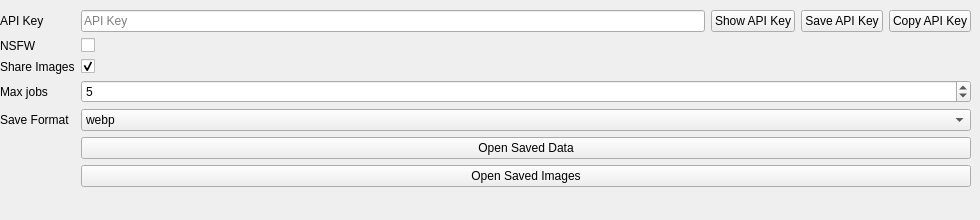
      <widget class="QWidget" name="settings_tab">
       <property name="sizePolicy">
        <sizepolicy hsizetype="Expanding" vsizetype="Expanding">
         <horstretch>0</horstretch>
         <verstretch>0</verstretch>
        </sizepolicy>
       </property>
       <attribute name="icon">
        <iconset theme="QIcon::ThemeIcon::DocumentProperties">
         <normaloff>.</normaloff>.</iconset>
       </attribute>
       <attribute name="title">
        <string>Settings</string>
       </attribute>
       <widget class="QWidget" name="formLayoutWidget">
        <property name="geometry">
         <rect>
          <x>0</x>
          <y>10</y>
          <width>971</width>
          <height>201</height>
         </rect>
        </property>
        <layout class="QFormLayout" name="formLayout_3">
         <property name="verticalSpacing">
          <number>6</number>
         </property>
         <item row="0" column="0">
          <widget class="QLabel" name="APIKeyLabel">
           <property name="text">
            <string>API Key</string>
           </property>
           <property name="scaledContents">
            <bool>false</bool>
           </property>
          </widget>
         </item>
         <item row="0" column="1">
          <layout class="QHBoxLayout" name="horizontalLayout">
           <item>
            <widget class="QLineEdit" name="apiKeyEntry">
             <property name="echoMode">
              <enum>QLineEdit::Normal</enum>
             </property>
             <property name="placeholderText">
              <string>API Key</string>
             </property>
             <property name="clearButtonEnabled">
              <bool>true</bool>
             </property>
            </widget>
           </item>
           <item>
            <widget class="QPushButton" name="showAPIKey">
             <property name="text">
              <string>Show API Key</string>
             </property>
             <property name="icon">
              <iconset theme="QIcon::ThemeIcon::EditFind">
               <normaloff>.</normaloff>.</iconset>
             </property>
            </widget>
           </item>
           <item>
            <widget class="QPushButton" name="saveAPIkey">
             <property name="text">
              <string>Save API Key</string>
             </property>
             <property name="icon">
              <iconset theme="QIcon::ThemeIcon::DocumentSave">
               <normaloff>.</normaloff>.</iconset>
             </property>
            </widget>
           </item>
           <item>
            <widget class="QPushButton" name="copyAPIkey">
             <property name="text">
              <string>Copy API Key</string>
             </property>
             <property name="icon">
              <iconset theme="QIcon::ThemeIcon::EditCopy">
               <normaloff>.</normaloff>.</iconset>
             </property>
             <property name="flat">
              <bool>false</bool>
             </property>
            </widget>
           </item>
          </layout>
         </item>
         <item row="1" column="0">
          <widget class="QLabel" name="NSFWLabel">
           <property name="text">
            <string>NSFW</string>
           </property>
          </widget>
         </item>
         <item row="1" column="1">
          <widget class="QCheckBox" name="NSFWCheckBox">
           <property name="toolTip">
            <string>Whether to allow the generation of NSFW content. Accidental NSFW content will be censored by workers.</string>
           </property>
           <property name="text">
            <string/>
           </property>
           <property name="tristate">
            <bool>false</bool>
           </property>
          </widget>
         </item>
         <item row="2" column="0">
          <widget class="QLabel" name="shareImagesLabel">
           <property name="text">
            <string>Share Images</string>
           </property>
          </widget>
         </item>
         <item row="2" column="1">
          <widget class="QCheckBox" name="shareImagesCheckBox">
           <property name="toolTip">
            <string>Whether to share anonymized images with the horde to help it improve</string>
           </property>
           <property name="checked">
            <bool>true</bool>
           </property>
          </widget>
         </item>
         <item row="3" column="0">
          <widget class="QLabel" name="maxJobsLabel">
           <property name="text">
            <string>Max jobs</string>
           </property>
          </widget>
         </item>
         <item row="3" column="1">
          <widget class="QSpinBox" name="maxJobsSpinBox">
           <property name="minimum">
            <number>1</number>
           </property>
           <property name="maximum">
            <number>20</number>
           </property>
           <property name="value">
            <number>5</number>
           </property>
          </widget>
         </item>
         <item row="5" column="1">
          <widget class="QPushButton" name="openSavedData">
           <property name="text">
            <string>Open Saved Data</string>
           </property>
           <property name="icon">
            <iconset theme="QIcon::ThemeIcon::DocumentOpen">
             <normaloff>.</normaloff>.</iconset>
           </property>
          </widget>
         </item>
         <item row="6" column="0">
          <widget class="QLabel" name="openSavedDataLabel">
           <property name="text">
            <string/>
           </property>
          </widget>
         </item>
         <item row="6" column="1">
          <widget class="QPushButton" name="openSavedImages">
           <property name="text">
            <string>Open Saved Images</string>
           </property>
           <property name="icon">
            <iconset theme="QIcon::ThemeIcon::InsertImage">
             <normaloff>.</normaloff>.</iconset>
           </property>
          </widget>
         </item>
         <item row="4" column="1">
          <widget class="QComboBox" name="saveFormatComboBox">
           <item>
            <property name="text">
             <string>webp</string>
            </property>
           </item>
           <item>
            <property name="text">
             <string>jpeg</string>
            </property>
           </item>
           <item>
            <property name="text">
             <string>png</string>
            </property>
           </item>
          </widget>
         </item>
         <item row="4" column="0">
          <widget class="QLabel" name="saveFormatLabel">
           <property name="text">
            <string>Save Format</string>
           </property>
          </widget>
         </item>
        </layout>
       </widget>
      </widget>
